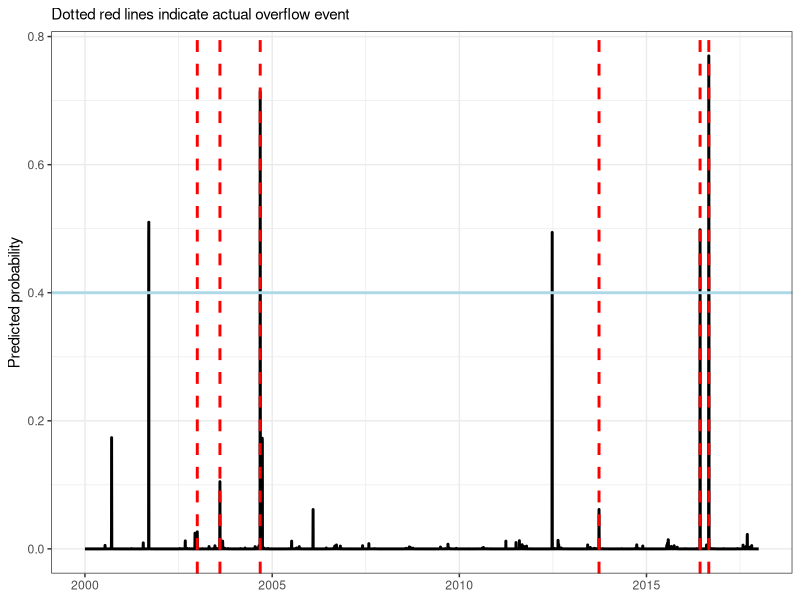

R code for this plot:
## ---- chunk 1
knitr::opts_chunk$set(echo = T, warning = F, message = F, fig.path = 'figs/', dev.args = list(family = 'serif'))
## ---- chunk 2
library(tidyverse)
library(here)
library(lubridate)

# import data
indvar0 <- read.csv(here::here('data/data-raw/LR_final_indvar0.csv'), stringsAsFactors = F)
depvar0 <- read.csv(here::here('data/data-raw/LR_final_depvar0.csv'), stringsAsFactors = F)

# combine independent, dependent, rename some things
dat <- bind_cols(depvar0, indvar0) %>% 
  select(
    overflow = DepVar, 
    precp = `indvar0...1.`,
    var2 = `indvar0...2.`,
    water = `indvar0...3.`, 
    var4 = `indvar0...4.`, 
    date = stime0
  ) %>% 
  mutate(date = dmy(date))
## ---- chunk 3
# model
mod <- glm(overflow ~ precp + water + var2 + var4, family =binomial(link = "logit"), data = dat)

# add predictions to input dataset
# predictions with pr > 0.4 indicate overflow
dat <- dat %>% 
  mutate(
    prd = predict(mod, type = 'resp'), 
    prdbin = ifelse(prd > 0.4, 1, 0)
  )
## ---- chunk 4
# model coefficents
summary(mod)

# contingency table of results
table(dat[, c('overflow', 'prdbin')])
## ---- chunk 5
ggplot(dat, aes(x = date, y = prd)) + 
  geom_line(size = 1) + 
  geom_vline(data = dat[dat$overflow == 1, ], aes(xintercept = date), linetype = 'dashed', color = 'red', size = 1) + 
  geom_hline(yintercept = 0.4, color = 'lightblue', size = 1) + 
  theme_bw() + 
  labs(x = NULL, y = 'Predicted probability', subtitle = "Dotted red lines indicate actual overflow event")
